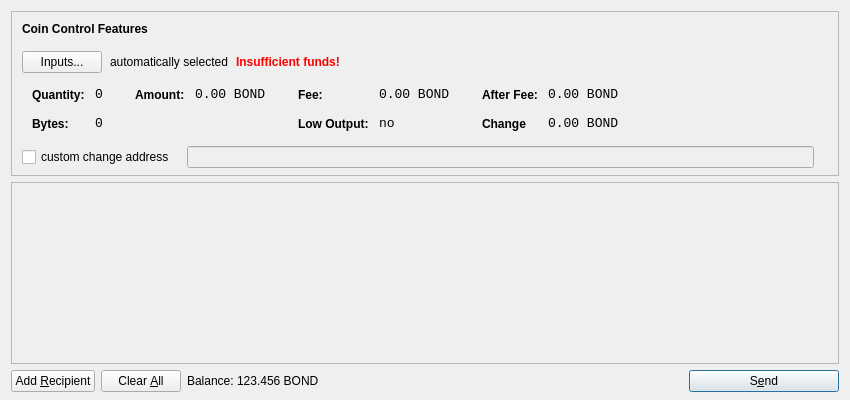
<?xml version="1.0" encoding="UTF-8"?>
<ui version="4.0">
 <class>SendCoinsDialog</class>
 <widget class="QDialog" name="SendCoinsDialog">
  <property name="geometry">
   <rect>
    <x>0</x>
    <y>0</y>
    <width>850</width>
    <height>400</height>
   </rect>
  </property>
  <property name="windowTitle">
   <string>Send Coins</string>
  </property>
  <layout class="QVBoxLayout" name="verticalLayout" stretch="0,1,0">
   <property name="bottomMargin">
    <number>8</number>
   </property>
   <item>
    <widget class="QFrame" name="frameCoinControl">
     <property name="sizePolicy">
      <sizepolicy hsizetype="Expanding" vsizetype="Expanding">
       <horstretch>0</horstretch>
       <verstretch>0</verstretch>
      </sizepolicy>
     </property>
     <property name="maximumSize">
      <size>
       <width>16777215</width>
       <height>16777215</height>
      </size>
     </property>
     <property name="frameShape">
      <enum>QFrame::StyledPanel</enum>
     </property>
     <property name="frameShadow">
      <enum>QFrame::Sunken</enum>
     </property>
     <layout class="QVBoxLayout" name="verticalLayoutCoinControl2">
      <property name="spacing">
       <number>-1</number>
      </property>
      <property name="leftMargin">
       <number>0</number>
      </property>
      <property name="topMargin">
       <number>0</number>
      </property>
      <property name="rightMargin">
       <number>0</number>
      </property>
      <property name="bottomMargin">
       <number>6</number>
      </property>
      <item>
       <layout class="QVBoxLayout" name="verticalLayoutCoinControl" stretch="0,0,0,0,1">
        <property name="spacing">
         <number>0</number>
        </property>
        <property name="leftMargin">
         <number>10</number>
        </property>
        <property name="topMargin">
         <number>10</number>
        </property>
        <item>
         <layout class="QHBoxLayout" name="horizontalLayoutCoinControl1">
          <property name="bottomMargin">
           <number>15</number>
          </property>
          <item>
           <widget class="QLabel" name="labelCoinControlFeatures">
            <property name="sizePolicy">
             <sizepolicy hsizetype="Preferred" vsizetype="Maximum">
              <horstretch>0</horstretch>
              <verstretch>0</verstretch>
             </sizepolicy>
            </property>
            <property name="font">
             <font>
              <weight>75</weight>
              <bold>true</bold>
             </font>
            </property>
            <property name="styleSheet">
             <string notr="true">font-weight:bold;</string>
            </property>
            <property name="text">
             <string>Coin Control Features</string>
            </property>
           </widget>
          </item>
         </layout>
        </item>
        <item>
         <layout class="QHBoxLayout" name="horizontalLayoutCoinControl2" stretch="0,0,0,0">
          <property name="spacing">
           <number>8</number>
          </property>
          <property name="bottomMargin">
           <number>10</number>
          </property>
          <item>
           <widget class="QPushButton" name="pushButtonCoinControl">
            <property name="styleSheet">
             <string notr="true"/>
            </property>
            <property name="text">
             <string>Inputs...</string>
            </property>
           </widget>
          </item>
          <item>
           <widget class="QLabel" name="labelCoinControlAutomaticallySelected">
            <property name="text">
             <string>automatically selected</string>
            </property>
            <property name="margin">
             <number>5</number>
            </property>
           </widget>
          </item>
          <item>
           <widget class="QLabel" name="labelCoinControlInsuffFunds">
            <property name="font">
             <font>
              <weight>75</weight>
              <bold>true</bold>
             </font>
            </property>
            <property name="styleSheet">
             <string notr="true">color:red;font-weight:bold;</string>
            </property>
            <property name="text">
             <string>Insufficient funds!</string>
            </property>
            <property name="margin">
             <number>5</number>
            </property>
           </widget>
          </item>
          <item>
           <spacer name="horizontalSpacerCoinControl">
            <property name="orientation">
             <enum>Qt::Horizontal</enum>
            </property>
            <property name="sizeHint" stdset="0">
             <size>
              <width>40</width>
              <height>1</height>
             </size>
            </property>
           </spacer>
          </item>
         </layout>
        </item>
        <item>
         <widget class="QWidget" name="widgetCoinControl" native="true">
          <property name="sizePolicy">
           <sizepolicy hsizetype="Preferred" vsizetype="Preferred">
            <horstretch>0</horstretch>
            <verstretch>0</verstretch>
           </sizepolicy>
          </property>
          <property name="minimumSize">
           <size>
            <width>0</width>
            <height>0</height>
           </size>
          </property>
          <property name="styleSheet">
           <string notr="true"/>
          </property>
          <layout class="QHBoxLayout" name="horizontalLayoutCoinControl5">
           <property name="margin">
            <number>0</number>
           </property>
           <item>
            <layout class="QHBoxLayout" name="horizontalLayoutCoinControl3" stretch="0,0,0,1">
             <property name="spacing">
              <number>20</number>
             </property>
             <property name="topMargin">
              <number>0</number>
             </property>
             <property name="bottomMargin">
              <number>10</number>
             </property>
             <item>
              <layout class="QFormLayout" name="formLayoutCoinControl1">
               <property name="horizontalSpacing">
                <number>10</number>
               </property>
               <property name="verticalSpacing">
                <number>14</number>
               </property>
               <property name="leftMargin">
                <number>10</number>
               </property>
               <property name="topMargin">
                <number>4</number>
               </property>
               <property name="rightMargin">
                <number>6</number>
               </property>
               <item row="0" column="0">
                <widget class="QLabel" name="labelCoinControlQuantityText">
                 <property name="styleSheet">
                  <string notr="true">font-weight:bold;</string>
                 </property>
                 <property name="text">
                  <string>Quantity:</string>
                 </property>
                 <property name="margin">
                  <number>0</number>
                 </property>
                </widget>
               </item>
               <item row="0" column="1">
                <widget class="QLabel" name="labelCoinControlQuantity">
                 <property name="font">
                  <font>
                   <family>Monospace</family>
                   <pointsize>10</pointsize>
                  </font>
                 </property>
                 <property name="cursor">
                  <cursorShape>IBeamCursor</cursorShape>
                 </property>
                 <property name="contextMenuPolicy">
                  <enum>Qt::ActionsContextMenu</enum>
                 </property>
                 <property name="text">
                  <string>0</string>
                 </property>
                 <property name="margin">
                  <number>0</number>
                 </property>
                 <property name="textInteractionFlags">
                  <set>Qt::LinksAccessibleByMouse|Qt::TextSelectableByKeyboard|Qt::TextSelectableByMouse</set>
                 </property>
                </widget>
               </item>
               <item row="1" column="0">
                <widget class="QLabel" name="labelCoinControlBytesText">
                 <property name="styleSheet">
                  <string notr="true">font-weight:bold;</string>
                 </property>
                 <property name="text">
                  <string>Bytes:</string>
                 </property>
                </widget>
               </item>
               <item row="1" column="1">
                <widget class="QLabel" name="labelCoinControlBytes">
                 <property name="font">
                  <font>
                   <family>Monospace</family>
                   <pointsize>10</pointsize>
                  </font>
                 </property>
                 <property name="cursor">
                  <cursorShape>IBeamCursor</cursorShape>
                 </property>
                 <property name="contextMenuPolicy">
                  <enum>Qt::ActionsContextMenu</enum>
                 </property>
                 <property name="text">
                  <string>0</string>
                 </property>
                 <property name="textInteractionFlags">
                  <set>Qt::LinksAccessibleByMouse|Qt::TextSelectableByKeyboard|Qt::TextSelectableByMouse</set>
                 </property>
                </widget>
               </item>
              </layout>
             </item>
             <item>
              <layout class="QFormLayout" name="formLayoutCoinControl2">
               <property name="horizontalSpacing">
                <number>10</number>
               </property>
               <property name="verticalSpacing">
                <number>14</number>
               </property>
               <property name="leftMargin">
                <number>6</number>
               </property>
               <property name="topMargin">
                <number>4</number>
               </property>
               <property name="rightMargin">
                <number>6</number>
               </property>
               <item row="0" column="0">
                <widget class="QLabel" name="labelCoinControlAmountText">
                 <property name="styleSheet">
                  <string notr="true">font-weight:bold;</string>
                 </property>
                 <property name="text">
                  <string>Amount:</string>
                 </property>
                 <property name="margin">
                  <number>0</number>
                 </property>
                </widget>
               </item>
               <item row="0" column="1">
                <widget class="QLabel" name="labelCoinControlAmount">
                 <property name="font">
                  <font>
                   <family>Monospace</family>
                   <pointsize>10</pointsize>
                  </font>
                 </property>
                 <property name="cursor">
                  <cursorShape>IBeamCursor</cursorShape>
                 </property>
                 <property name="contextMenuPolicy">
                  <enum>Qt::ActionsContextMenu</enum>
                 </property>
                 <property name="text">
                  <string notr="true">0.00 BOND</string>
                 </property>
                 <property name="textInteractionFlags">
                  <set>Qt::LinksAccessibleByMouse|Qt::TextSelectableByKeyboard|Qt::TextSelectableByMouse</set>
                 </property>
                </widget>
               </item>
              </layout>
             </item>
             <item>
              <layout class="QFormLayout" name="formLayoutCoinControl3">
               <property name="horizontalSpacing">
                <number>10</number>
               </property>
               <property name="verticalSpacing">
                <number>14</number>
               </property>
               <property name="leftMargin">
                <number>6</number>
               </property>
               <property name="topMargin">
                <number>4</number>
               </property>
               <property name="rightMargin">
                <number>6</number>
               </property>
               <item row="0" column="0">
                <widget class="QLabel" name="labelCoinControlFeeText">
                 <property name="styleSheet">
                  <string notr="true">font-weight:bold;</string>
                 </property>
                 <property name="text">
                  <string>Fee:</string>
                 </property>
                 <property name="margin">
                  <number>0</number>
                 </property>
                </widget>
               </item>
               <item row="0" column="1">
                <widget class="QLabel" name="labelCoinControlFee">
                 <property name="font">
                  <font>
                   <family>Monospace</family>
                   <pointsize>10</pointsize>
                  </font>
                 </property>
                 <property name="cursor">
                  <cursorShape>IBeamCursor</cursorShape>
                 </property>
                 <property name="contextMenuPolicy">
                  <enum>Qt::ActionsContextMenu</enum>
                 </property>
                 <property name="text">
                  <string notr="true">0.00 BOND</string>
                 </property>
                 <property name="textInteractionFlags">
                  <set>Qt::LinksAccessibleByMouse|Qt::TextSelectableByKeyboard|Qt::TextSelectableByMouse</set>
                 </property>
                </widget>
               </item>
               <item row="1" column="0">
                <widget class="QLabel" name="labelCoinControlLowOutputText">
                 <property name="styleSheet">
                  <string notr="true">font-weight:bold;</string>
                 </property>
                 <property name="text">
                  <string>Low Output:</string>
                 </property>
                </widget>
               </item>
               <item row="1" column="1">
                <widget class="QLabel" name="labelCoinControlLowOutput">
                 <property name="font">
                  <font>
                   <family>Monospace</family>
                   <pointsize>10</pointsize>
                  </font>
                 </property>
                 <property name="cursor">
                  <cursorShape>IBeamCursor</cursorShape>
                 </property>
                 <property name="contextMenuPolicy">
                  <enum>Qt::ActionsContextMenu</enum>
                 </property>
                 <property name="text">
                  <string>no</string>
                 </property>
                 <property name="textInteractionFlags">
                  <set>Qt::LinksAccessibleByMouse|Qt::TextSelectableByKeyboard|Qt::TextSelectableByMouse</set>
                 </property>
                </widget>
               </item>
              </layout>
             </item>
             <item>
              <layout class="QFormLayout" name="formLayoutCoinControl4">
               <property name="horizontalSpacing">
                <number>10</number>
               </property>
               <property name="verticalSpacing">
                <number>14</number>
               </property>
               <property name="leftMargin">
                <number>6</number>
               </property>
               <property name="topMargin">
                <number>4</number>
               </property>
               <property name="rightMargin">
                <number>6</number>
               </property>
               <item row="0" column="0">
                <widget class="QLabel" name="labelCoinControlAfterFeeText">
                 <property name="styleSheet">
                  <string notr="true">font-weight:bold;</string>
                 </property>
                 <property name="text">
                  <string>After Fee:</string>
                 </property>
                 <property name="margin">
                  <number>0</number>
                 </property>
                </widget>
               </item>
               <item row="0" column="1">
                <widget class="QLabel" name="labelCoinControlAfterFee">
                 <property name="font">
                  <font>
                   <family>Monospace</family>
                   <pointsize>10</pointsize>
                  </font>
                 </property>
                 <property name="cursor">
                  <cursorShape>IBeamCursor</cursorShape>
                 </property>
                 <property name="contextMenuPolicy">
                  <enum>Qt::ActionsContextMenu</enum>
                 </property>
                 <property name="text">
                  <string notr="true">0.00 BOND</string>
                 </property>
                 <property name="textInteractionFlags">
                  <set>Qt::LinksAccessibleByMouse|Qt::TextSelectableByKeyboard|Qt::TextSelectableByMouse</set>
                 </property>
                </widget>
               </item>
               <item row="1" column="0">
                <widget class="QLabel" name="labelCoinControlChangeText">
                 <property name="styleSheet">
                  <string notr="true">font-weight:bold;</string>
                 </property>
                 <property name="text">
                  <string>Change</string>
                 </property>
                </widget>
               </item>
               <item row="1" column="1">
                <widget class="QLabel" name="labelCoinControlChange">
                 <property name="font">
                  <font>
                   <family>Monospace</family>
                   <pointsize>10</pointsize>
                  </font>
                 </property>
                 <property name="cursor">
                  <cursorShape>IBeamCursor</cursorShape>
                 </property>
                 <property name="contextMenuPolicy">
                  <enum>Qt::ActionsContextMenu</enum>
                 </property>
                 <property name="text">
                  <string notr="true">0.00 BOND</string>
                 </property>
                 <property name="textInteractionFlags">
                  <set>Qt::LinksAccessibleByMouse|Qt::TextSelectableByKeyboard|Qt::TextSelectableByMouse</set>
                 </property>
                </widget>
               </item>
              </layout>
             </item>
            </layout>
           </item>
          </layout>
         </widget>
        </item>
        <item>
         <layout class="QHBoxLayout" name="horizontalLayoutCoinControl4" stretch="0,0,0">
          <property name="spacing">
           <number>12</number>
          </property>
          <property name="sizeConstraint">
           <enum>QLayout::SetDefaultConstraint</enum>
          </property>
          <property name="topMargin">
           <number>5</number>
          </property>
          <property name="rightMargin">
           <number>5</number>
          </property>
          <item>
           <widget class="QCheckBox" name="checkBoxCoinControlChange">
            <property name="text">
             <string>custom change address</string>
            </property>
           </widget>
          </item>
          <item>
           <widget class="QLineEdit" name="lineEditCoinControlChange">
            <property name="enabled">
             <bool>false</bool>
            </property>
            <property name="sizePolicy">
             <sizepolicy hsizetype="Expanding" vsizetype="Fixed">
              <horstretch>0</horstretch>
              <verstretch>0</verstretch>
             </sizepolicy>
            </property>
           </widget>
          </item>
          <item>
           <widget class="QLabel" name="labelCoinControlChangeLabel">
            <property name="sizePolicy">
             <sizepolicy hsizetype="Preferred" vsizetype="Expanding">
              <horstretch>0</horstretch>
              <verstretch>0</verstretch>
             </sizepolicy>
            </property>
            <property name="minimumSize">
             <size>
              <width>0</width>
              <height>0</height>
             </size>
            </property>
            <property name="text">
             <string/>
            </property>
            <property name="margin">
             <number>3</number>
            </property>
           </widget>
          </item>
         </layout>
        </item>
        <item>
         <spacer name="verticalSpacerCoinControl">
          <property name="orientation">
           <enum>Qt::Vertical</enum>
          </property>
          <property name="sizeHint" stdset="0">
           <size>
            <width>800</width>
            <height>1</height>
           </size>
          </property>
         </spacer>
        </item>
       </layout>
      </item>
     </layout>
    </widget>
   </item>
   <item>
    <widget class="QScrollArea" name="scrollArea">
     <property name="widgetResizable">
      <bool>true</bool>
     </property>
     <widget class="QWidget" name="scrollAreaWidgetContents">
      <property name="geometry">
       <rect>
        <x>0</x>
        <y>0</y>
        <width>830</width>
        <height>165</height>
       </rect>
      </property>
      <layout class="QVBoxLayout" name="verticalLayout_2">
       <property name="margin">
        <number>0</number>
       </property>
       <item>
        <layout class="QVBoxLayout" name="entries">
         <property name="spacing">
          <number>6</number>
         </property>
        </layout>
       </item>
       <item>
        <spacer name="verticalSpacer">
         <property name="orientation">
          <enum>Qt::Vertical</enum>
         </property>
         <property name="sizeHint" stdset="0">
          <size>
           <width>20</width>
           <height>40</height>
          </size>
         </property>
        </spacer>
       </item>
      </layout>
     </widget>
    </widget>
   </item>
   <item>
    <layout class="QHBoxLayout" name="horizontalLayout">
     <item>
      <widget class="QPushButton" name="addButton">
       <property name="toolTip">
        <string>Send to multiple recipients at once</string>
       </property>
       <property name="text">
        <string>Add &amp;Recipient</string>
       </property>
       <property name="autoDefault">
        <bool>false</bool>
       </property>
      </widget>
     </item>
     <item>
      <widget class="QPushButton" name="clearButton">
       <property name="sizePolicy">
        <sizepolicy hsizetype="Minimum" vsizetype="Fixed">
         <horstretch>0</horstretch>
         <verstretch>0</verstretch>
        </sizepolicy>
       </property>
       <property name="toolTip">
        <string>Remove all transaction fields</string>
       </property>
       <property name="text">
        <string>Clear &amp;All</string>
       </property>
       <property name="autoRepeatDelay">
        <number>300</number>
       </property>
       <property name="autoDefault">
        <bool>false</bool>
       </property>
      </widget>
     </item>
     <item>
      <layout class="QHBoxLayout" name="horizontalLayout_2">
       <property name="spacing">
        <number>3</number>
       </property>
       <item>
        <widget class="QLabel" name="label">
         <property name="sizePolicy">
          <sizepolicy hsizetype="Preferred" vsizetype="Fixed">
           <horstretch>0</horstretch>
           <verstretch>0</verstretch>
          </sizepolicy>
         </property>
         <property name="text">
          <string>Balance:</string>
         </property>
        </widget>
       </item>
       <item>
        <widget class="QLabel" name="labelBalance">
         <property name="sizePolicy">
          <sizepolicy hsizetype="Preferred" vsizetype="Fixed">
           <horstretch>0</horstretch>
           <verstretch>0</verstretch>
          </sizepolicy>
         </property>
         <property name="cursor">
          <cursorShape>IBeamCursor</cursorShape>
         </property>
         <property name="text">
          <string notr="true">123.456 BOND</string>
         </property>
         <property name="textInteractionFlags">
          <set>Qt::LinksAccessibleByMouse|Qt::TextSelectableByKeyboard|Qt::TextSelectableByMouse</set>
         </property>
        </widget>
       </item>
      </layout>
     </item>
     <item>
      <spacer name="horizontalSpacer">
       <property name="orientation">
        <enum>Qt::Horizontal</enum>
       </property>
       <property name="sizeHint" stdset="0">
        <size>
         <width>40</width>
         <height>20</height>
        </size>
       </property>
      </spacer>
     </item>
     <item>
      <widget class="QPushButton" name="sendButton">
       <property name="minimumSize">
        <size>
         <width>150</width>
         <height>0</height>
        </size>
       </property>
       <property name="toolTip">
        <string>Confirm the send action</string>
       </property>
       <property name="text">
        <string>S&amp;end</string>
       </property>
       <property name="icon">
        <iconset resource="../bitcoin.qrc">
         <normaloff>:/icons/send</normaloff>:/icons/send</iconset>
       </property>
       <property name="default">
        <bool>true</bool>
       </property>
      </widget>
     </item>
    </layout>
   </item>
  </layout>
 </widget>
 <resources>
  <include location="../bitcoin.qrc"/>
 </resources>
 <connections/>
</ui>
